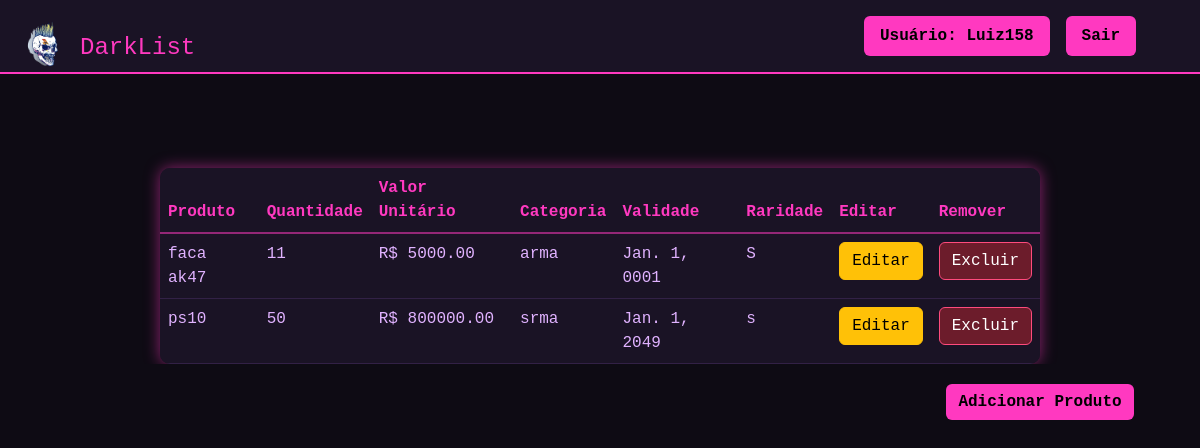
Screenshot of /index (signed in) with the database file from the repository.
### estoques/models.py (models this page shows, shortened)
class Estoque(models.Model):
    produto = models.CharField(max_length=200)
    quantidade_disponivel = models.IntegerField(default=0)
    valor_unitario = models.FloatField(default=0)
    categoria = models.CharField(max_length=100, default="Geral")  # novo
    validade = models.DateField(null=True, blank=True)             # novo
    raridade = models.CharField(
        max_length=50,
        choices=[
            ('E', 'E'),
            ('C', 'C'),
            ('B', 'B'),
            ('A', 'A'),
            ('S', 'S')
        ],
        default='comum'
    )  # novo

### estoques/views.py (the view)
# urls.py: path('index', views.index, name='index'),
@login_required
def index(request):
    produtos = Estoque.objects.all()
    return render(request, 'estoques/index.html', {'produtos': produtos})

### estoques/templates/estoques/index.html (shortened to what this page needs)
{% load static %}
<!DOCTYPE html>
<html lang="pt-BR">
<head>
  <link href="https://cdn.jsdelivr.net/npm/bootstrap@5.3.3/dist/css/bootstrap.min.css" rel="stylesheet">
  <link rel="stylesheet" href="{% static 'css/styles.css' %}">
</head>
<body>
  <img class="logo" src="{% static 'img/punky-skull-background.png' %}" alt="Logo">
  <span>DarkList</span>
  <header class="d-flex flex-wrap justify-content-center py-3 mb-4 barra">
    <ul class="nav nav-pills">
      <li class="nav-item me-3 nav-link fundo entrar">
        {% if user.is_authenticated %}
          Usuário: {{ user.username }}
        {% endif %}
      </li>
      <li class="nav-item"><a href="{% url 'logout' %}" class="nav-link fundo entrar">Sair</a></li>
    </ul>
  </header>
  <div class="container container-dark">
    <div class="table-responsive">
      <table class="table">
        <thead>
          <tr>
            <th>Produto</th>
            <th>Quantidade</th>
            <th>Valor Unitário</th>
            <th>Categoria</th>
            <th>Validade</th>
            <th>Raridade</th>
            <th>Editar</th>
            <th>Remover</th>
          </tr>
        </thead>
        <tbody>
          {% for produto in produtos %}
          <tr {% if produto.quantidade_disponivel < 10 %}class="quantidade-baixa"{% endif %}>
            <td>{{ produto.produto }}</td>
            <td>{{ produto.quantidade_disponivel }}</td>
            <td>R$ {{ produto.valor_unitario|floatformat:2 }}</td>
            <td>{{ produto.categoria }}</td>
            <td>{{ produto.validade|default:"N/A" }}</td>
            <td>{{ produto.raridade }}</td>
            <td><a href="{% url 'editar_produto' produto.id %}" class="btn btn-warning">Editar</a></td>
            <td><a href="{% url 'deletar_produto' produto.id %}" class="btn btn-danger">Excluir</a></td>
          </tr>
          {% empty %}
          <tr>
            <td colspan="8">Nenhum produto disponível.</td>
          </tr>
          {% endfor %}
        </tbody>
      </table>
    </div>
    <div class="canto">
      <a href="{% url 'novo_produto' %}" class="btn fundo entrar">Adicionar Produto</a>
    </div>
  </div>
</body>
</html>

### static/css/styles.css (style rules this page uses)
body { background-color: none; }
.fundo { background-color: #8BB174; border-color: #8BB174; }
.entrar { color: white; }
a { text-decoration-line: none; color: #8bb174; }
.table { width: 80%; margin: 0 auto; border-collapse: collapse; }
.table td, .table th { border-bottom: 1px solid #dee2e6; }
.canto { margin-left: 80%; }

### estoques/templates/estoques/index.html (style rules this page uses)
body { background-color: #0e0b14; color: #e0b2ff; font-family: 'Courier New', Courier, monospace; margin: 0; }
.logo { position: absolute; top: 20px; left: 20px; width: 50px; }
.logo + span { position: absolute; top: 30px; left: 80px; color: #ff39c0; font-size: 24px; }
.barra { background-color: #1a1325; border-bottom: 2px solid #ff39c0; }
.fundo { background-color: #ff39c0; color: #000; border: none; transition: 0.3s; }
.entrar { color: #000; font-weight: bold; }
.table { background-color: #1a1325; color: #e0b2ff; border-radius: 10px; overflow: hidden; box-shadow: 0 0 15px #ff39c088; margin-top: 30px; }
.table th { background-color: #2a1b3d; color: #ff39c0; border-bottom: 2px solid #ff39c088; }
.table td { background-color: #1a1325; color: #e0b2ff; border-color: #322146; }
.table, .table th, .table td { background-color: #1a1325 !important; }
.btn-danger { background-color: #6c1c2b; border: 1px solid #ff4b7d; }
.container-dark { padding: 40px 20px; }
.canto { display: flex; justify-content: center; margin-top: 20px; }
.nav-pills { margin-left: 800px; }

### rows the page displays
Estoque: produto "faca ak47", quantidade_disponivel "11", valor_unitario "5000.00", categoria "arma", validade "Jan. 1, 0001", raridade "S"
Estoque: produto "ps10", quantidade_disponivel "50", valor_unitario "800000.00", categoria "srma", validade "Jan. 1, 2049", raridade "s"

### other values shown
{{ user.username }} "Luiz158"
